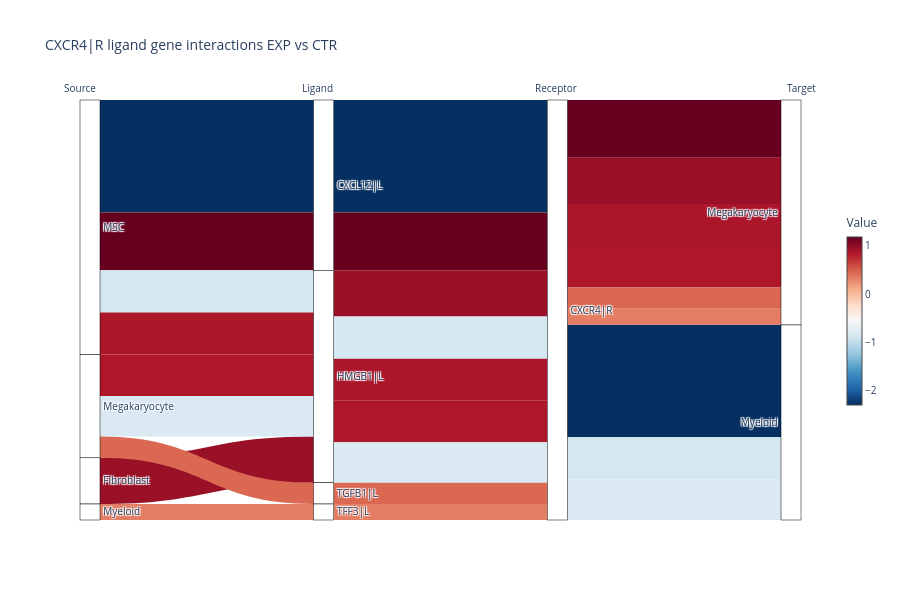

Notebook source saved alongside this figure:
### Markdown cell above
The third gene of interest was the receptor gene CXCR4 with a high importance in Megakaryocytes in the EXP condition and in Myeloid cells in the CTR condition. If we want to focus only on CXCR4 in Megakaryocytes and Myeloid cells, we can define a receptor_cluster value when running the Sankey plot function. Also, the number of interactions included is reduced by setting the threshold parameter to 15.

### Code cell
ctpl.plot_sankey(data['tables']['EXP_x_CTR'], target = "CXCR4|R", receptor_cluster = ["Megakaryocyte", "Myeloid"], plt_name = "Megakaryocyte and  Myeloid CXCR4 receptor gene interaction EXP vs CTR", threshold = 15)

### Figure 1 — Plotly figure (JSON) as saved in the notebook; plotly's stock layout.template omitted (floating-point values rounded to 4 significant figures)
{"data": [{"link": {"color": ["#053061", "#67001f", "#991027", "#d5e7f1", "#ab162a", "#ae172a", "#dae9f2", "#da6853", "#e37e64", "#053061", "#67001f", "#991027", "#d5e7f1", "#ab162a", "#ae172a", "#dae9f2", "#da6853", "#e37e64", "#053061", "#67001f", "#991027", "#d5e7f1", "#ab162a", "#ae172a", "#dae9f2", "#da6853", "#e37e64"], "source": [0, 0, 2, 0, 0, 5, 5, 5, 8, 9, 9, 11, 11, 11, 11, 11, 16, 17, 18, 18, 18, 18, 18, 18, 18, 18, 18], "target": [9, 9, 11, 11, 11, 11, 11, 16, 17, 18, 18, 18, 18, 18, 18, 18, 18, 18, 27, 28, 28, 27, 28, 28, 27, 28, 28], "value": [2.299, 1.182, 0.9449, 0.8633, 0.8596, 0.8471, 0.8275, 0.4367, 0.3273, 2.299, 1.182, 0.9449, 0.8633, 0.8596, 0.8471, 0.8275, 0.4367, 0.3273, 2.299, 1.182, 0.9449, 0.8633, 0.8596, 0.8471, 0.8275, 0.4367, 0.3273]}, "node": {"color": "white", "label": ["MSC", "MSC", "Fibroblast", "MSC", "MSC", "Megakaryocyte", "Megakaryocyte", "Megakaryocyte", "Myeloid", "CXCL12|L", "CXCL12|L", "HMGB1|L", "HMGB1|L", "HMGB1|L", "HMGB1|L", "HMGB1|L", "TGFB1|L", "TFF3|L", "CXCR4|R", "CXCR4|R", "CXCR4|R", "CXCR4|R", "CXCR4|R", "CXCR4|R", "CXCR4|R", "CXCR4|R", "CXCR4|R", "Myeloid", "Megakaryocyte", "Megakaryocyte", "Myeloid", "Megakaryocyte", "Megakaryocyte", "Myeloid", "Megakaryocyte", "Megakaryocyte"], "line": {"color": "black", "width": 0.5}, "pad": 0, "thickness": 20}, "type": "sankey"}, {"hoverinfo": "none", "marker": {"cmax": 1.182, "cmin": -2.299, "colorbar": {"len": 0.5, "thickness": 15, "title": {"text": "Value"}, "x": 1.05, "xref": "paper"}, "colorscale": [[0, "rgb(5,48,97)"], [0.1, "rgb(33,102,172)"], [0.2, "rgb(67,147,195)"], [0.3, "rgb(146,197,222)"], [0.4, "rgb(209,229,240)"], [0.5, "rgb(247,247,247)"], [0.6, "rgb(253,219,199)"], [0.7, "rgb(244,165,130)"], [0.8, "rgb(214,96,77)"], [0.9, "rgb(178,24,43)"], [1, "rgb(103,0,31)"]]}, "mode": "markers", "type": "scatter", "x": [null], "y": [null]}], "layout": {"annotations": [{"font": {"size": 10}, "showarrow": false, "text": "Source", "x": 0, "y": 1.05, "yref": "paper"}, {"font": {"size": 10}, "showarrow": false, "text": "Ligand", "x": 0.33, "y": 1.05, "yref": "paper"}, {"font": {"size": 10}, "showarrow": false, "text": "Receptor", "x": 0.66, "y": 1.05, "yref": "paper"}, {"font": {"size": 10}, "showarrow": false, "text": "Target", "x": 1, "y": 1.05, "yref": "paper"}], "autosize": true, "font": {"size": 10}, "height": 600, "plot_bgcolor": "white", "title": {"text": "CXCR4|R ligand gene interactions EXP vs CTR"}, "xaxis": {"range": [0, 1], "showgrid": false, "showticklabels": false, "zeroline": false}, "yaxis": {"range": [0, 1], "showgrid": false, "showticklabels": false, "zeroline": false}}}
